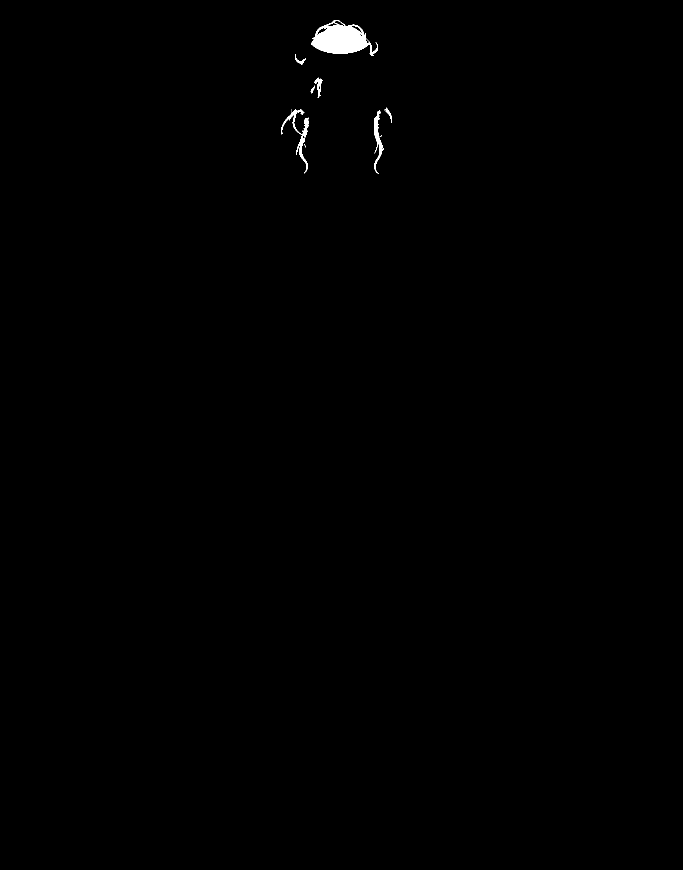
#> input picture hair/apose_hair_erase_mask.png, 1365 x 1739 px, given in place of base.png, which was not available (shown at 1/2 size)
$ python despill_v2.py
#> lines starting #> are read from the running program, lines starting #| are printed output that depends on the picture; after the words box and inside, x2 and y2 are one past the last pixel; in counts of white or black regions, pixels touching at a corner belong together; pictures that were not available may be replaced by others from this repository, and a replacement may not be noted
#!/usr/bin/env python3
"""Blue-fringe despill v2 — PROPOSAL. Dry run is the default and the only mode that touches nothing.

Finds key-blue contamination in views/<view>/base.png: bright blue fringe blended with #0000FF along the
transparent silhouette edge. A pixel is contaminated when
    alpha > 0, B > max(R,G) + 20, B >= 120, and it lies within 3 px of a pixel with alpha < 255,
excluding
  * dark navy line art: dark-bluish pixels (max(R,G) < 60, B < 170) whose 8-connected run reaches more than
    4 px inside the silhouette (a line, not an edge fringe),
  * the mouth boxes (left x590-612 y261-283, right x760-782 y263-286; front views: the drawn-mouth bbox from
    views/<view>/mouth/rig.json),
  * each view's eye part bboxes (union of the eye PNGs' alpha bboxes and eyes/rig.json workRegion).
Fix proposed: B := max(R, G), alpha kept.

Usage:
  python3 body_tools/despill_v2.py              # dry run (default): report + previews, writes no image of the drawing
  python3 body_tools/despill_v2.py --dry-run    # same
  python3 body_tools/despill_v2.py --apply      # writes CORRECTED COPIES to body_tools/work/despill_v2_out/<view>/base.png
                                                # (never in place; replacing base.png / base_body.png is a separate step)
Note: B >= 120 deliberately leaves the dark navy edge pixels (B~25-75, R,G~0) alone; they are counted as
'darkNavyEdgeBelowB120' in the report.
Outputs: body_tools/work/despill_v2_report.json, body_tools/work/despill_preview_<view>.png
"""
import argparse, glob, json, os
import numpy as np
from PIL import Image, ImageDraw
from scipy import ndimage
ROOT = os.path.dirname(os.path.dirname(os.path.abspath(__file__)))
VIEWS = ['apose', 'tpose', 'left', 'right', 'back']
MOUTH_BOX = {'left': (590, 261, 612, 283), 'right': (760, 263, 782, 286)}   # inclusive x0,y0,x1,y1

def mask_png(p, shape):
    if not os.path.exists(p): return np.zeros(shape, bool)
    m = np.array(Image.open(p))
    return (m[..., -1] if m.ndim == 3 else m) > 127

def box_mask(shape, box):
    m = np.zeros(shape, bool)
    if box: x0, y0, x1, y1 = box; m[y0:y1 + 1, x0:x1 + 1] = True
    return m

def eye_boxes(v, shape):
    m = np.zeros(shape, bool); boxes = []
    for f in glob.glob(os.path.join(ROOT, f'views/{v}/eyes/Eye*_*.png')):
        if f.endswith('_chroma.png'): continue
        a = np.array(Image.open(f).convert('RGBA'))[..., 3] > 0
        if a.any():
            ys, xs = np.nonzero(a); boxes.append((int(xs.min()), int(ys.min()), int(xs.max()), int(ys.max())))
    try:
        wr = json.load(open(os.path.join(ROOT, f'views/{v}/eyes/rig.json'))).get('workRegion')
        if wr: boxes.append(tuple(int(t) for t in wr))
    except Exception: pass
    for bx in boxes: m |= box_mask(shape, bx)
    return m, boxes

def union_alpha(files, shape):
    m = np.zeros(shape, bool)
    for f in files:
        if os.path.exists(f) and not f.endswith('_chroma.png'):
            m |= np.array(Image.open(f).convert('RGBA'))[..., 3] > 0
    return m

def analyse(v):
    base = np.array(Image.open(os.path.join(ROOT, f'views/{v}/base.png')).convert('RGBA')).astype(int)
    H, W = base.shape[:2]; R, G, B, A = base[..., 0], base[..., 1], base[..., 2], base[..., 3]
    mx = np.maximum(R, G)
    near_edge = ndimage.distance_transform_edt(A == 255) <= 3          # within 3 px of alpha < 255
    cand = (A > 0) & (B > mx + 20) & (B >= 120) & near_edge
    # navy line art: dark-bluish runs that reach well inside the silhouette
    dark = (A > 0) & (mx < 60) & (B < 170) & (B > mx)
    lab, n = ndimage.label(dark, structure=np.ones((3, 3)))
    depth = ndimage.distance_transform_edt(A == 255)
    navy = np.zeros_like(dark)
    if n:
        deep = ndimage.maximum(depth, lab, index=np.arange(1, n + 1))
        navy = np.isin(lab, np.nonzero(np.asarray(deep) > 4)[0] + 1)
    mouth_x = box_mask((H, W), MOUTH_BOX.get(v))
    try:
        dm = json.load(open(os.path.join(ROOT, f'views/{v}/mouth/rig.json'))).get('drawnMouthBBox')
        if dm and v not in MOUTH_BOX: mouth_x |= box_mask((H, W), (dm['x0'], dm['y0'], dm['x1'], dm['y1']))
    except Exception: pass
    eye_x, eboxes = eye_boxes(v, (H, W))
    excluded = {'navyLineArt': int((cand & navy).sum()), 'mouthBox': int((cand & ~navy & mouth_x).sum()),
                'eyeBox': int((cand & ~navy & ~mouth_x & eye_x).sum())}
    change = cand & ~navy & ~mouth_x & ~eye_x
    # categories (a pixel can sit in more than one; counted in each)
    hand = mask_png(os.path.join(ROOT, f'hands/{v}_hand_erase_mask.png'), (H, W))
    hair = mask_png(os.path.join(ROOT, f'hair/{v}_hair_erase_mask.png'), (H, W))
    eyes = union_alpha(glob.glob(os.path.join(ROOT, f'views/{v}/eyes/Eye*_*.png')), (H, W))
    mouth = union_alpha(glob.glob(os.path.join(ROOT, f'views/{v}/mouth/*.png')), (H, W))
    body = union_alpha(glob.glob(os.path.join(ROOT, f'views/{v}/body/*.png')), (H, W))
    bb = np.array(Image.open(os.path.join(ROOT, f'views/{v}/base_body.png')).convert('RGBA')).astype(int)
    same_in_bb = (bb == base).all(-1)
    counts = {'total': int(change.sum()), 'handMask': int((change & hand).sum()), 'hairMask': int((change & hair).sum()),
              'eyeParts': int((change & eyes).sum()), 'mouthParts': int((change & mouth).sum()),
              'bodyParts': int((change & body & same_in_bb).sum()),
              'none': int((change & ~hand & ~hair & ~eyes & ~mouth & ~(body & same_in_bb)).sum())}
    # near-miss class kept for reporting: dark navy edge pixels (blue-dominant but B < 120), NOT changed
    nearmiss = (A > 0) & (B > mx + 20) & (B < 120) & near_edge
    excluded['darkNavyEdgeBelowB120'] = int(nearmiss.sum())
    fixed = base.copy(); fixed[change, 2] = mx[change]
    return base, fixed, change, counts, excluded, eboxes, nearmiss

def preview(v, base, fixed, change, nearmiss):
    H, W = change.shape; S = 48
    pick = change if change.any() else nearmiss
    if pick.any():
        dens = ndimage.uniform_filter(pick.astype(float), S)
        cy, cx = np.unravel_index(np.argmax(dens), dens.shape)
    else: cy, cx = H // 2, W // 2
    x0 = int(np.clip(cx - S // 2, 0, W - S)); y0 = int(np.clip(cy - S // 2, 0, H - S)); Z = 8
    def panel(arr, bg):
        im = Image.new('RGBA', (S, S), bg); im.alpha_composite(Image.fromarray(arr[y0:y0 + S, x0:x0 + S].astype(np.uint8), 'RGBA'))
        return im.convert('RGB').resize((S * Z, S * Z), Image.NEAREST)
    mk = np.zeros((S, S, 3), np.uint8); mk[..., :] = 40; mk[nearmiss[y0:y0 + S, x0:x0 + S]] = (230, 200, 0); mk[change[y0:y0 + S, x0:x0 + S]] = (255, 40, 40)
    tiles = [('before / white', panel(base, (255, 255, 255, 255))), ('after / white', panel(fixed, (255, 255, 255, 255))),
             ('before / dark', panel(base, (32, 32, 32, 255))), ('after / dark', panel(fixed, (32, 32, 32, 255))),
             ('red: changed / yellow: navy edge, kept', Image.fromarray(mk).resize((S * Z, S * Z), Image.NEAREST))]
    out = Image.new('RGB', (len(tiles) * S * Z + (len(tiles) - 1) * 6, S * Z + 40), (20, 20, 20)); d = ImageDraw.Draw(out)
    for i, (t, im) in enumerate(tiles):
        out.paste(im, (i * (S * Z + 6), 40)); d.text((i * (S * Z + 6) + 4, 24), t, fill=(255, 255, 255))
    d.text((4, 5), f'{v}: {"worst" if change.any() else "no change; densest navy edge"} {S}x{S} at x{x0} y{y0}: {int(change[y0:y0+S, x0:x0+S].sum())} px changed', fill=(255, 255, 0))
    p = os.path.join(ROOT, f'body_tools/work/despill_preview_{v}.png'); out.save(p)
    return {'x': x0, 'y': y0, 'size': S, 'px': int(change[y0:y0 + S, x0:x0 + S].sum()), 'file': os.path.relpath(p, ROOT)}

def main():
    ap = argparse.ArgumentParser(description=__doc__, formatter_class=argparse.RawDescriptionHelpFormatter)
    g = ap.add_mutually_exclusive_group()
    g.add_argument('--dry-run', action='store_true', default=True, help='report only (default)')
    g.add_argument('--apply', action='store_true', help='write corrected COPIES to body_tools/work/despill_v2_out/')
    ap.add_argument('views', nargs='*', default=VIEWS)
    a = ap.parse_args()
    os.makedirs(os.path.join(ROOT, 'body_tools/work'), exist_ok=True)
    rep = {'mode': 'apply-copies' if a.apply else 'dry-run', 'rule': 'alpha>0 & B>max(R,G)+20 & B>=120 & within 3px of alpha<255; fix B:=max(R,G), alpha kept', 'views': {}}
    for v in a.views:
        base, fixed, change, counts, excluded, eboxes, nearmiss = analyse(v)
#> in analyse, `R, G, B, A = (base[..., 0], base[..., 1], base[..., 2], base[..., 3])`: R: shape (1739, 1365) int64; 0.32% white; 10 white regions (3 under 20 px), largest, box (x1, y1, x2, y2) and area: (622, 40, 756, 112) 5225, (563, 218, 617, 347) 1008, (748, 220, 767, 348) 740
#> in analyse, `R, G, B, A = (base[..., 0], base[..., 1], base[..., 2], base[..., 3])`: A: shape (1739, 1365) int64; every value is 255
#> in analyse, `near_edge = ndimage.distance_transform_edt(A == 255) <= 3`:
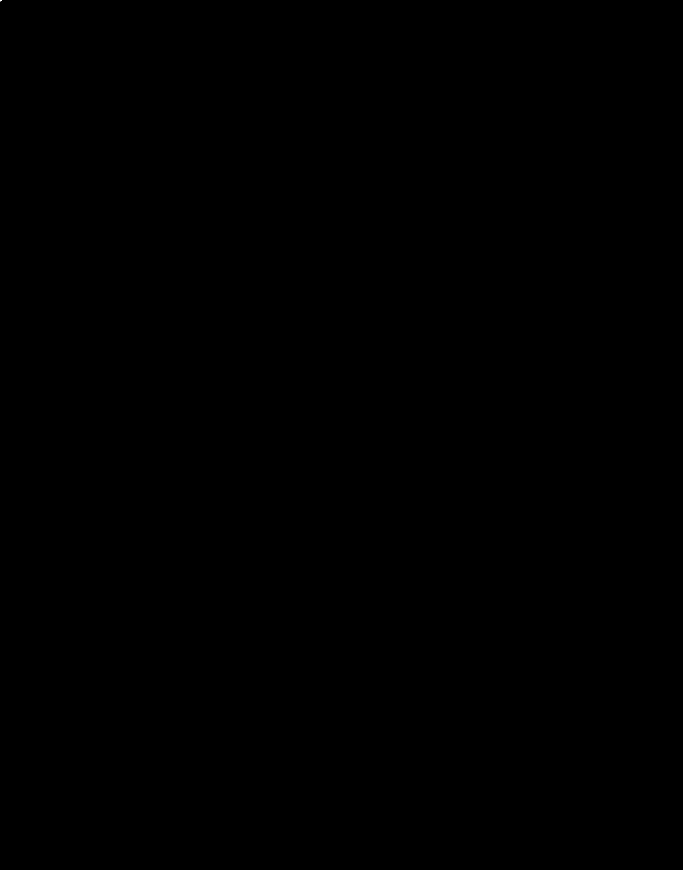
#> near_edge: shape (1739, 1365) bool (shown at 1/2 size); 0% white; 1 white region (1 under 20 px)
#> in analyse, `cand = (A > 0) & (B > mx + 20) & (B >= 120) & near_edge`: cand: shape (1739, 1365) bool; every value is 0
#> in analyse, `lab, n = ndimage.label(dark, structure=np.ones((3, 3)))`: lab: shape (1739, 1365) int32; every value is 0
#> in analyse, `lab, n = ndimage.label(dark, structure=np.ones((3, 3)))`: n = 0
#> in analyse, `depth = ndimage.distance_transform_edt(A == 255)`:
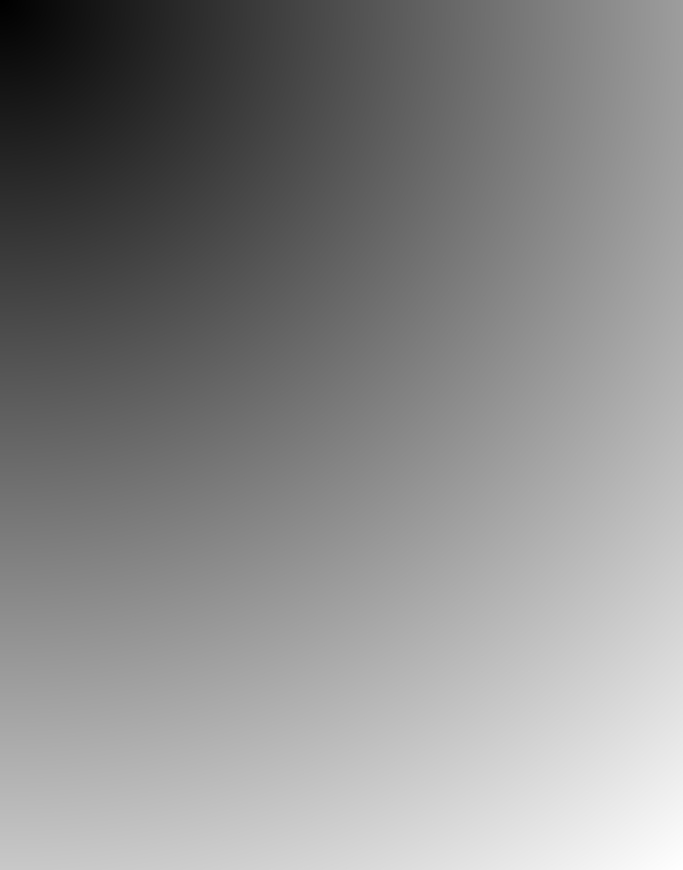
#> depth: shape (1739, 1365) float64 (shown at 1/2 size); min 1, max 2210.1, mean 1192.9; drawn with min black and max white
#> in analyse, `excluded = {'navyLineArt': int((cand & navy).sum()), 'mouthBox': int((..`: excluded = {'navyLineArt': 0, 'mouthBox': 0, 'eyeBox': 0}
#> in mask_png, m is the input picture: shape (1739, 1365); 0.32% white; 10 white regions (3 under 20 px), largest, box (x1, y1, x2, y2) and area: (622, 40, 756, 112) 5225, (563, 218, 617, 347) 1008, (748, 220, 767, 348) 740
#> in union_alpha (call 2), `m |= np.array(Image.open(f).convert('RGBA'))[..., 3] > 0`: m: shape (1739, 1365) bool; every value is 1
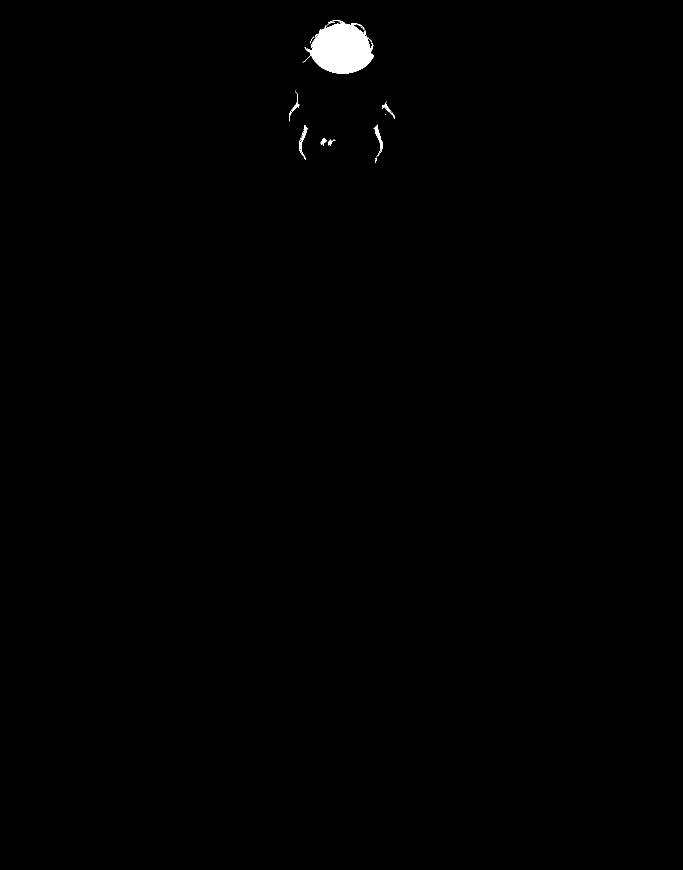
#> input picture hair/back_hair_erase_mask.png, 1365 x 1739 px, given in place of base_body.png, which was not available (shown at 1/2 size)
#> in analyse, `same_in_bb = (bb == base).all(-1)`:
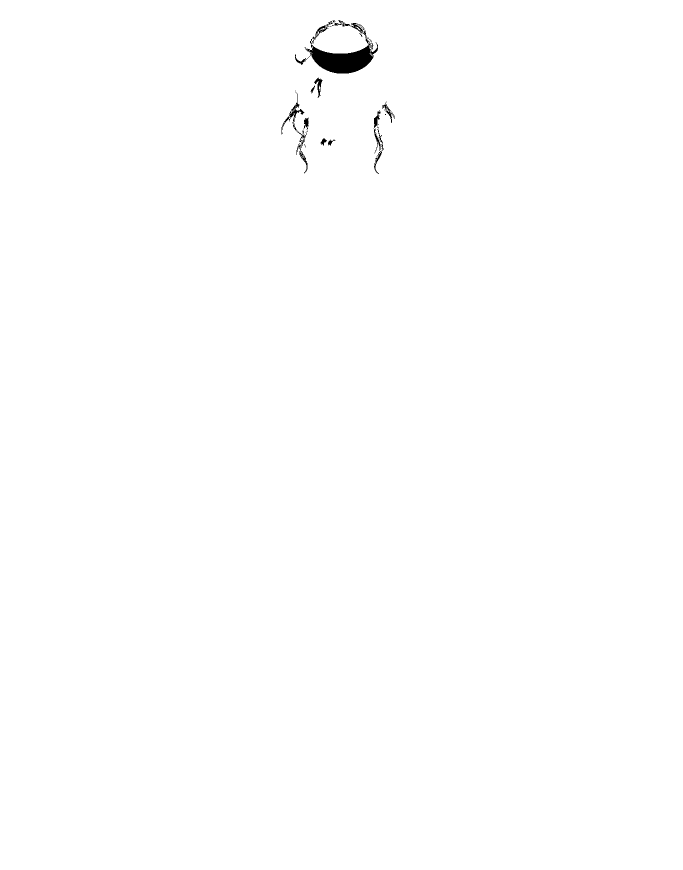
#> same_in_bb: shape (1739, 1365) bool (shown at 1/2 size); 99.7% white; 40 black regions (23 under 20 px), largest, box (x1, y1, x2, y2) and area: (590, 60, 756, 147) 4811, (563, 184, 609, 270) 525, (748, 257, 767, 348) 398
#> in analyse, `counts = {'total': int(change.sum()), 'handMask': int((change & hand)...`: counts = {'total': 0, 'handMask': 0, 'hairMask': 0, 'eyeParts': 0, 'mouthParts': 0, 'bodyParts': 0, 'none': 0}
#> excluded = {'navyLineArt': 0, 'mouthBox': 0, 'eyeBox': 0, 'darkNavyEdgeBelowB120': 0}; eboxes = []
        rep['views'][v] = {'changed': counts, 'excluded': excluded, 'eyeBoxes': eboxes, 'mouthBox': MOUTH_BOX.get(v),
                           'worst': preview(v, base, fixed, change, nearmiss)}
#> in panel, `im = Image.new('RGBA', (S, S), bg)`: im: PIL image 48x48 RGBA; every value is 255
#> in panel, `return im.convert('RGB').resize((S * Z, S * Z), Image.NEAREST)`: returned value: PIL image 384x384 RGB; every value is 0
#> in preview, `tiles = [('before / white', panel(base, (255, 255, 255, 255))), ('afte..`: mk: shape (48, 48, 3); every value is 40
#> in preview, `out = Image.new('RGB', (len(tiles) * S * Z + (len(tiles) - 1) * 6, S *`: out: PIL image 1944x424 RGB; every value is 20
#> the loop in preview, `for i, (t, im) in enumerate(tiles):` made 5 passes
#> t on passes 1 to 5: 'before / white', 'after / white', 'before / dark', 'after / dark', 'red: changed / yellow: navy edge, kept'
#> after the loop in preview, `for i, (t, im) in enumerate(tiles):`:
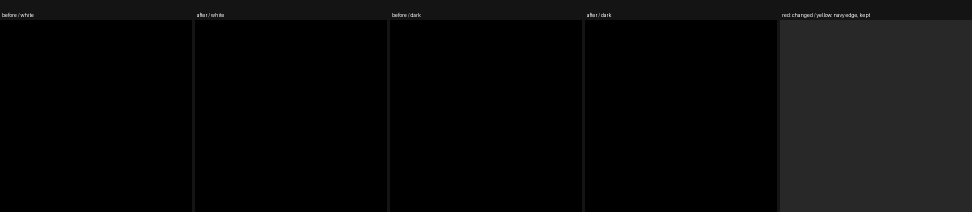
#> out: PIL image 1944x424 RGB (shown at 1/2 size); min 0, max 252, mean 9.5
#> in preview, `p = os.path.join(ROOT, f'body_tools/work/despill_preview_{v}.png')`:
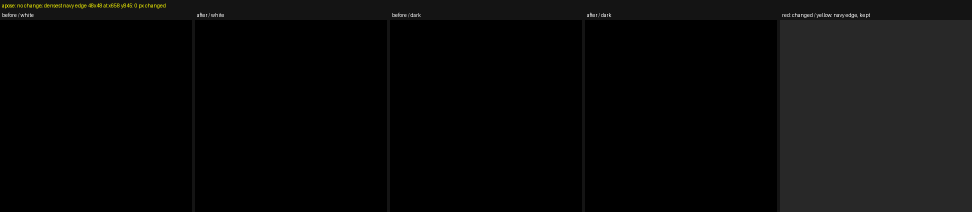
#> saved as despill_preview_apose.png: PIL image 1944x424 RGB (shown at 1/2 size); mean R, G, B 9.7, 9.7, 9.5
        if a.apply:
            od = os.path.join(ROOT, f'body_tools/work/despill_v2_out/{v}'); os.makedirs(od, exist_ok=True)
            Image.fromarray(fixed.astype(np.uint8), 'RGBA').save(os.path.join(od, 'base.png'))
        print(v, json.dumps(counts), 'excluded', json.dumps(excluded), flush=True)
#| apose {"total": 0, "handMask": 0, "hairMask": 0, "eyeParts": 0, "mouthParts": 0, "bodyParts": 0, "none": 0} excluded {"navyLineArt": 0, "mouthBox": 0, "eyeBox": 0, "darkNavyEdgeBelowB120": 0}
    json.dump(rep, open(os.path.join(ROOT, 'body_tools/work/despill_v2_report.json'), 'w'), indent=1)

if __name__ == '__main__':
#> (the run stopped early here; a loop or call above may not have finished)
